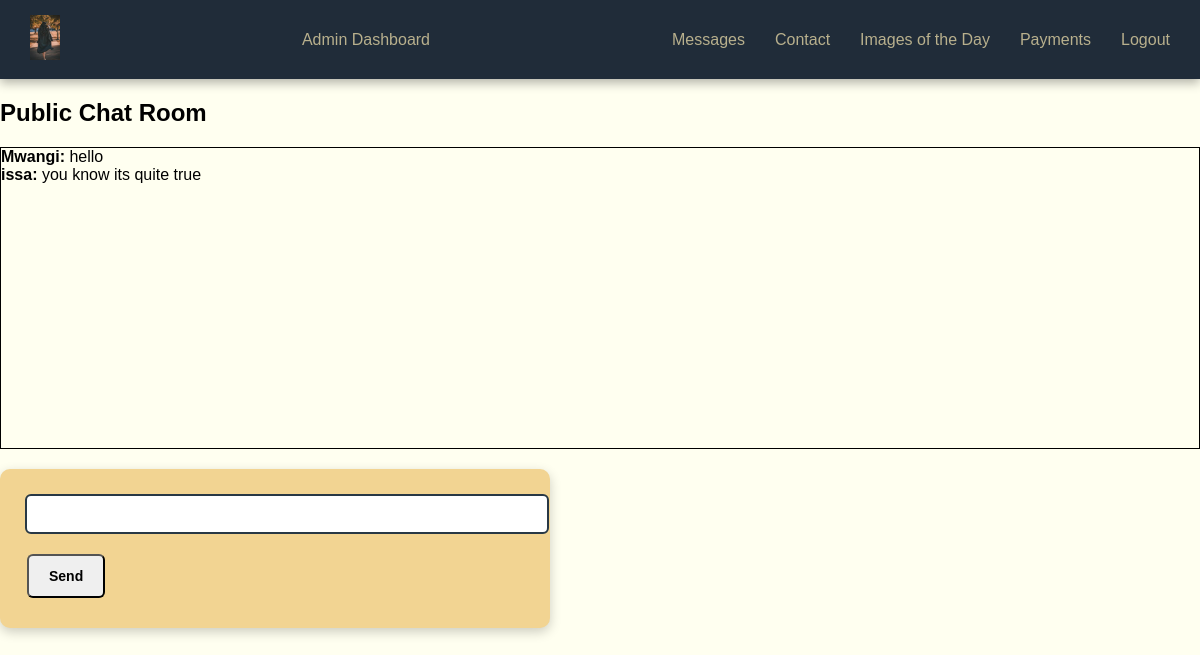
Screenshot of /chat/chat/ (signed in) with the database file from the repository.
### chat/models.py (models this page shows)
class Message(models.Model):
    user = models.ForeignKey(User, on_delete=models.CASCADE)
    content = models.TextField()
    timestamp = models.DateTimeField(auto_now_add=True)

### chat/views.py (the view)
# urls.py: path("chat/", views.chat_view, name="chat"),
@login_required
def chat_view(request):
    if request.method == "POST":
        message = request.POST.get("message")
        if message:
            Message.objects.create(user=request.user, content=message)
        return redirect("chat")  # Python handles sending message
    messages = Message.objects.order_by('-timestamp')[:50]
    return render(request, "chat/chat.html", {"messages": reversed(messages)})

### chat/templates/chat/chat.html (shortened to what this page needs)
{% extends 'main_footer.html' %} {% block content %}
<h2>Public Chat Room</h2>
<div
  id="chat-log"
  style="border: 1px solid black; height: 300px; overflow-y: scroll"
>
  {% for message in messages %}
  <b>{{ message.user.username }}:</b> {{ message.content }}<br />
  {% endfor %}
</div>
<form method="post" id="chat-form">
  <input type="text" name="message" id="message-input" size="80" />
  <button type="submit">Send</button>
</form>
{% endblock %}

### static/css/style.css (style rules this page uses)
body { margin: 0; background-color: ivory; font-family: Arial, sans-serif; }
.btn, button, a.btn { display: inline-block; padding: 10px 18px; margin: 5px 2px; border-radius: 6px; font-weight: 600; font-size: 14px; text-decoration: none; cursor: pointer; transition: all 0.3s ease; }
form { max-width: 500px; background-color: #F2D492; padding: 25px; margin-top: 20px; border-radius: 10px; box-shadow: 0 4px 12px rgba(0,0,0,0.2); display: flex; flex-direction: column; gap: 15px; }
form input, form select, form textarea { padding: 10px; border: 2px solid #283845; border-radius: 6px; font-size: 14px; width: 100%; }
form button { width: fit-content; padding: 12px 20px; }

### rows the page displays
Message: user.username "Mwangi", content "hello"
Message: user.username "issa", content "you know its quite true"
